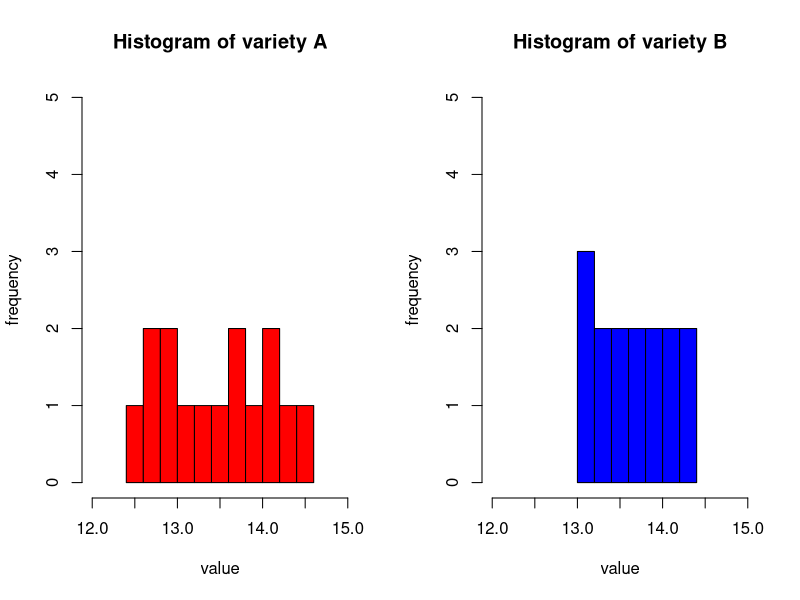

Generate this figure with R:
variety_A <- c(12.5, 12.7, 12.8, 12.9, 13.0, 13.2, 13.4, 13.5, 13.7, 13.8, 14.0, 14.1, 14.2, 14.3, 14.5)
variety_B <- c(13.0, 13.1, 13.2, 13.3, 13.4, 13.5, 13.6, 13.7, 13.8, 13.9, 14.0, 14.1, 14.2, 14.3, 14.4)

summary(variety_A)
mean_A <- mean(variety_A)
median_A <- median(variety_A)
range_A <- range(variety_A)
var_A <- var(variety_A)
sd_A <- sd(variety_A)
sem_A <- sd_A / sqrt(length(variety_A))
cv_A <- (sd_A / mean_A) * 100

cat(mean_A, median_A, range_A, var_A, sd_A, sem_A, cv_A)


summary(variety_B)
mean_B <- mean(variety_B)
median_B <- median(variety_B)
range_B <- range(variety_B)
var_B <- var(variety_B)
sd_B <- sd(variety_B)
sem_B <- sd_B / sqrt(length(variety_B))
cv_B <- (sd_B / mean_B) * 100

cat(mean_B, median_B, range_B, var_B, sd_B, sem_B, cv_B)


#Comparison between A and B

sed <- sqrt(sem_A^2+ sem_B^2)
t_value <- 2.048   #t value for different df=28
cd <- t_value * sed

cat(sed, cd)


#data visualization

variety_A <- c(12.5, 12.7, 12.8, 12.9, 13.0, 13.2, 13.4, 13.5, 13.7, 13.8, 14.0, 14.1, 14.2, 14.3, 14.5)
variety_B <- c(13.0, 13.1, 13.2, 13.3, 13.4, 13.5, 13.6, 13.7, 13.8, 13.9, 14.0, 14.1, 14.2, 14.3, 14.4)

data <- data.frame(
  value = c(variety_A, variety_B),
  variety = rep(c("A", "B"), each = length(variety_A))
)

data

library(ggplot2)

par(mfrow = c(1, 2))

hist(variety_A, col = "red", main = "Histogram of variety A", xlab = "value", ylab = "frequency", breaks = 10, xlim = c(12, 15), ylim = c(0, 5))
hist(variety_B, col = "blue", main = "Histogram of variety B", xlab = "value", ylab = "frequency", breaks = 10, xlim = c(12, 15), ylim = c(0, 5))



















